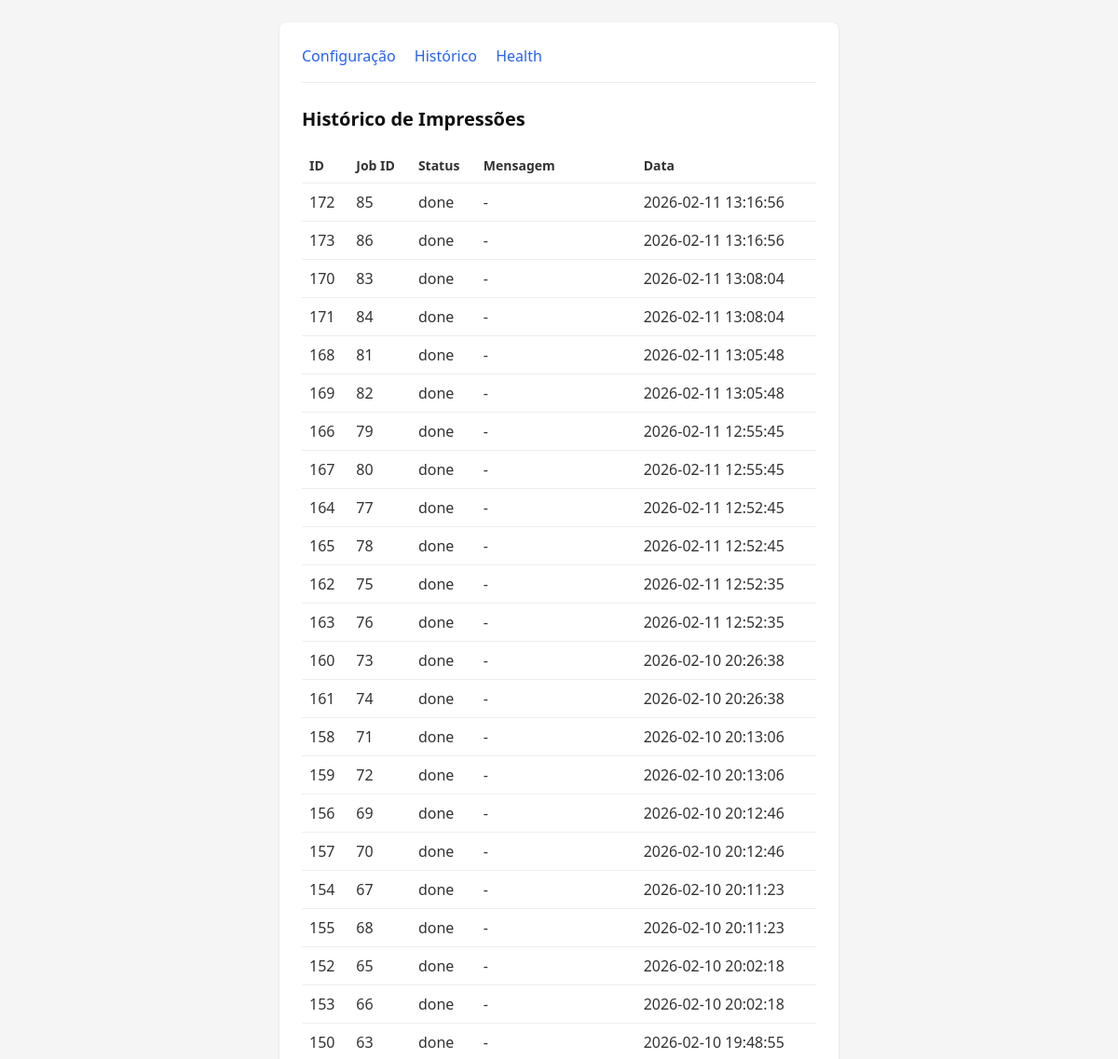
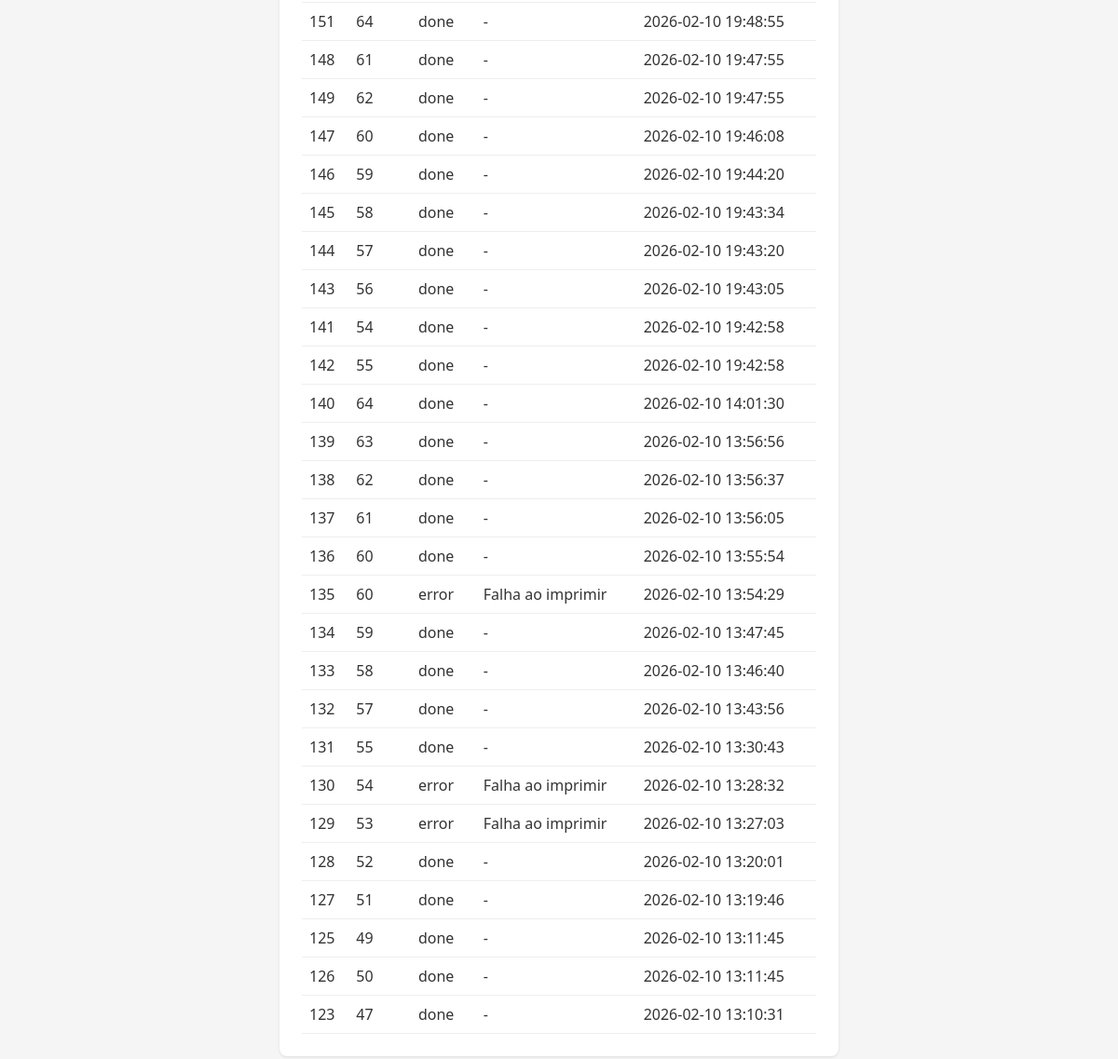
Page /logs on the earlier database version (2 pictures, top to bottom).
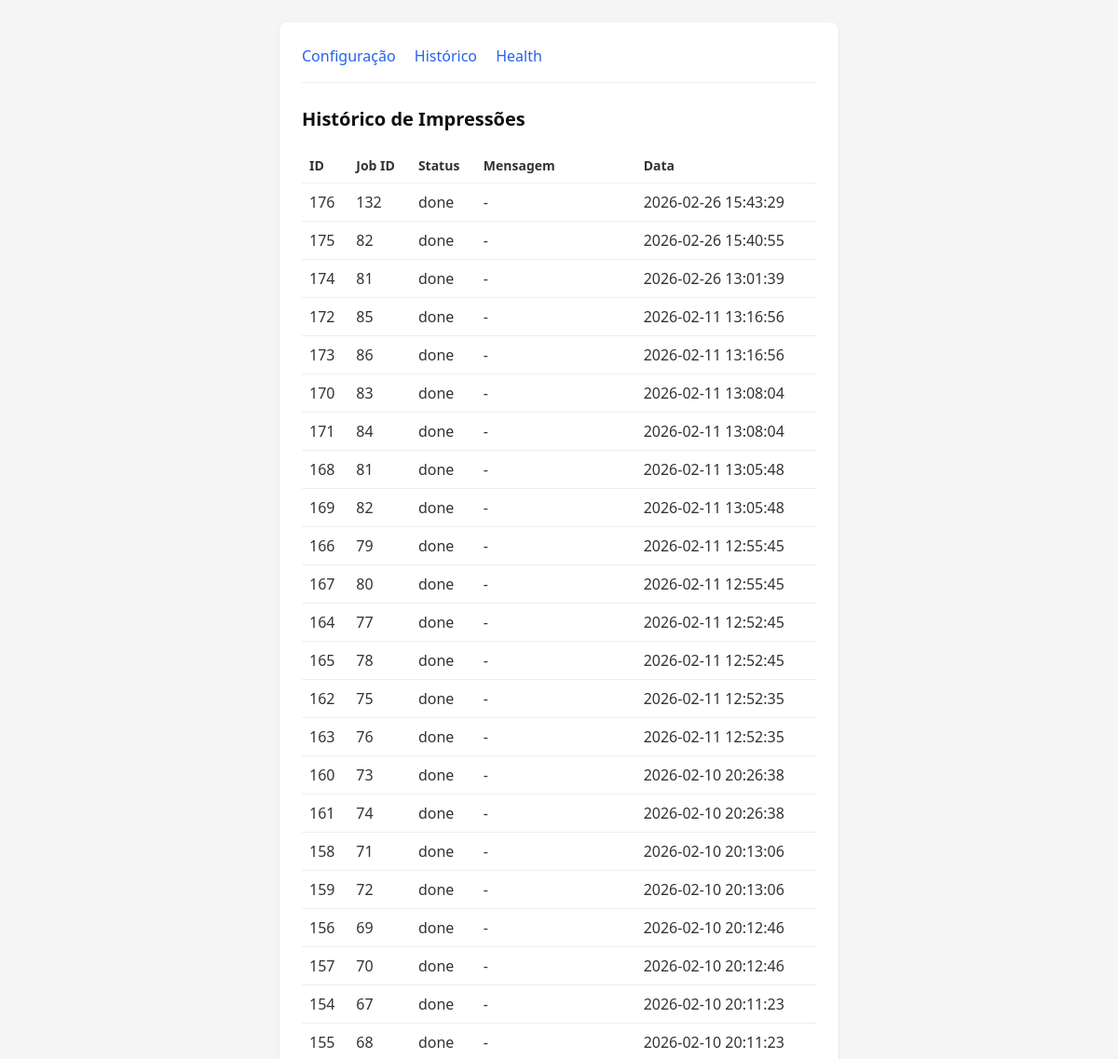
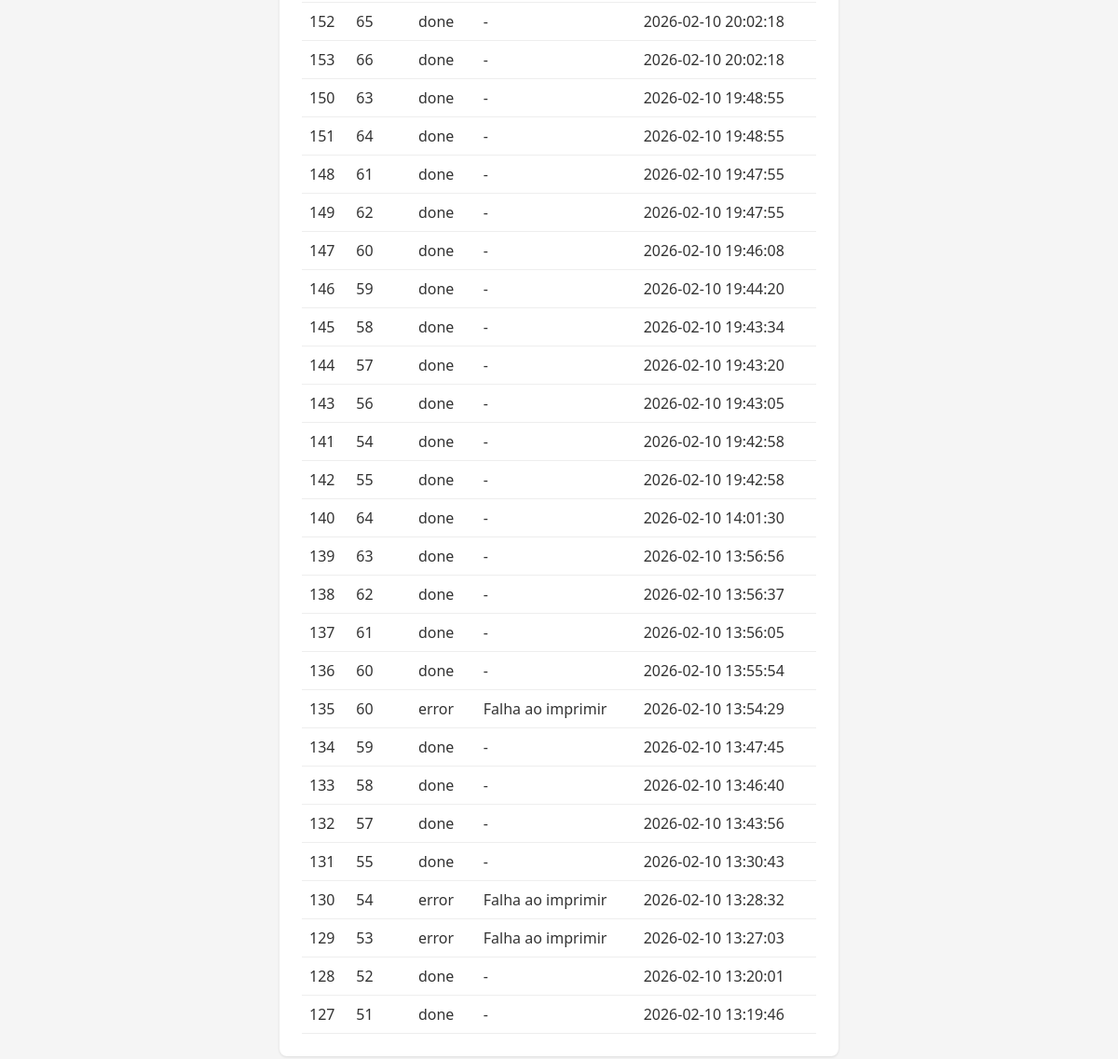
Same page on the later database version (2 pictures, top to bottom).
### tables this page shows
CREATE TABLE print_logs (
                id INTEGER PRIMARY KEY AUTOINCREMENT,
                job_id INTEGER NOT NULL,
                status TEXT NOT NULL,
                message TEXT,
                created_at TIMESTAMP DEFAULT CURRENT_TIMESTAMP
            );

### app.py (the view)
@app.route("/logs")
def logs():
    logs_list = db.get_print_logs(limit=50)
    return render_template("logs.html", logs=logs_list)

### db.py (called while the page is built)
def _get_connection():
    if not DatabaseRecovery.validate_db_connection(DB_FILE):
        print(f"[WARN] Problema detectado no banco de dados. Tentando recuperar...")
        DatabaseRecovery.backup_db(DB_FILE)
    conn = sqlite3.connect(DB_FILE, timeout=10.0)  # Timeout aumentado
    conn.row_factory = sqlite3.Row
    conn.execute("PRAGMA journal_mode=WAL")
    return conn

def get_print_logs(limit: int = 50) -> list:
    conn = _get_connection()
    try:
        cursor = conn.execute(
            "SELECT id, job_id, status, message, created_at FROM print_logs "
            "ORDER BY created_at DESC LIMIT ?",
            (limit,),
        )
        return [
            {
                "id": row[0],
                "job_id": row[1],
                "status": row[2],
                "message": row[3] or "",
                "created_at": row[4],
            }
            for row in cursor.fetchall()
        ]
    finally:
        conn.close()

### templates/logs.html (shortened to what this page needs)
{% extends "base.html" %}
{% block content %}
<h1>Histórico de Impressões</h1>
{% if logs %}
<table>
    <thead>
        <tr>
            <th>ID</th>
            <th>Job ID</th>
            <th>Status</th>
            <th>Mensagem</th>
            <th>Data</th>
        </tr>
    </thead>
    <tbody>
        {% for log in logs %}
        <tr>
            <td>{{ log.id }}</td>
            <td>{{ log.job_id }}</td>
            <td>{{ log.status }}</td>
            <td>{{ log.message or '-' }}</td>
            <td>{{ log.created_at }}</td>
        </tr>
        {% endfor %}
    </tbody>
</table>
{% else %}
<p>Nenhum registro de impressão ainda.</p>
{% endif %}
{% endblock %}

Differences in the rows shown:
no longer on this page (row unchanged): print_logs: id "125", job_id "49", status "done", message "-", created_at "2026-02-10 13:11:45"
no longer on this page (row unchanged): print_logs: id "126", job_id "50", status "done", message "-", created_at "2026-02-10 13:11:45"
no longer on this page (row unchanged): print_logs: id "123", job_id "47", status "done", message "-", created_at "2026-02-10 13:10:31"
added print_logs: id "176", job_id "132", status "done", message "-", created_at "2026-02-26 15:43:29"
added print_logs: id "175", job_id "82", status "done", message "-", created_at "2026-02-26 15:40:55"
added print_logs: id "174", job_id "81", status "done", message "-", created_at "2026-02-26 13:01:39"
